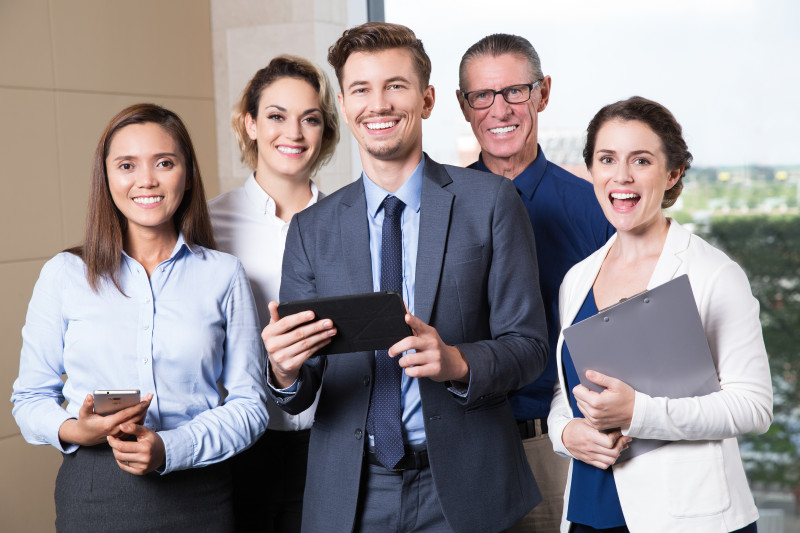
#> input picture images/person5.jpg, 800 x 533 px
$ python detectFace1.py
#> lines starting #> are read from the running program, lines starting #| are printed output that depends on the picture; after the words box and inside, x2 and y2 are one past the last pixel; in counts of white or black regions, pixels touching at a corner belong together
import cv2
casc_path = cv2.data.haarcascades + 'haarcascade_frontalface_default.xml'
face_cascade = cv2.CascadeClassifier(casc_path)

# change to different image (person1, 3, 5)
image = cv2.imread("images/person5.jpg")
#> image is the input picture: shape (533, 800, 3); mean B, G, R 145.5, 142.3, 149

# detectMultipleScale(image, scaleFactor, minNeighbors, minSize, flags)
faces = face_cascade.detectMultiScale(image, scaleFactor=1.1,
        minNeighbors=5, minSize=(30, 30), flags=cv2.CASCADE_SCALE_IMAGE)
#> faces = [[580, 123, 91, 91], [247, 84, 86, 86], [332, 50, 95, 95], [100, 128, 90, 90], [454, 57, 94, 94]]

# draw rectangle to left bottom to show the number of faces detected
# get the height and width of the pic
imgheight = image.shape[0]
#> imgheight = 533
imgwidth = image.shape[1]
#> imgwidth = 800
cv2.rectangle(image, (10, imgheight-20), (110, imgheight-5), (0,0,0), -1)
# put the text inside this rectangle
cv2.putText(image, "Find " + str(len(faces)) + " face!", (10, imgheight-5), cv2.FONT_HERSHEY_SIMPLEX, 0.5, (255,255,255), 2)
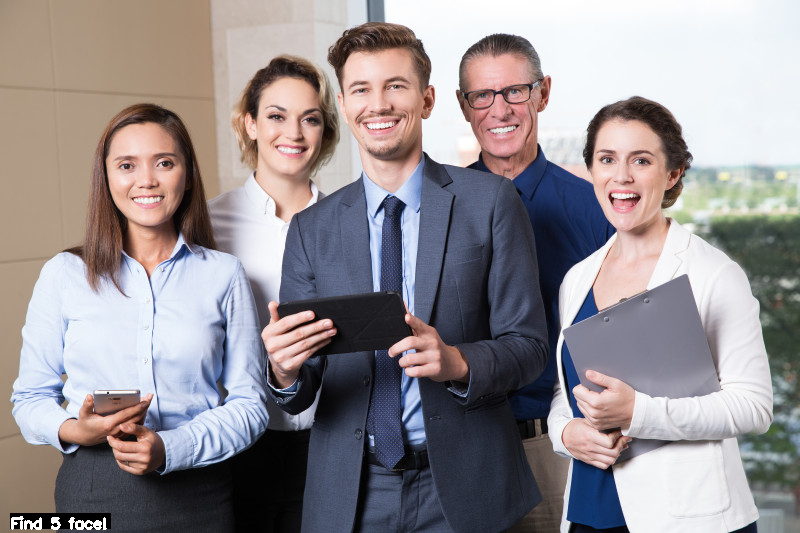
#> image: shape (533, 800, 3); mean B, G, R 145.5, 142.3, 149

# draw rectangle around the face
for (x,y,w,h) in faces: # get the x, y, width and height of the face
    cv2.rectangle(image, (x,y), (x+w, y+h), (128,255,0), 2)
#> this loop made 5 passes
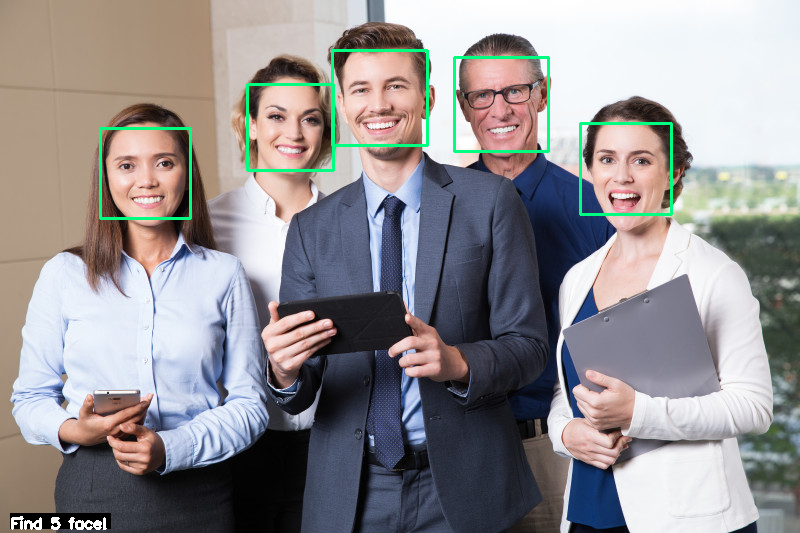
#> image: shape (533, 800, 3); 1.25% of pixels changed, all inside (x1, y1, x2, y2) = (99, 49, 673, 220)

# show the image
cv2.namedWindow("facedetect")
cv2.imshow("facedetect", image)
cv2.waitKey(0)
cv2.destroyAllWindows()

$ run again, with images/person1.jpg copied over images/person5.jpg
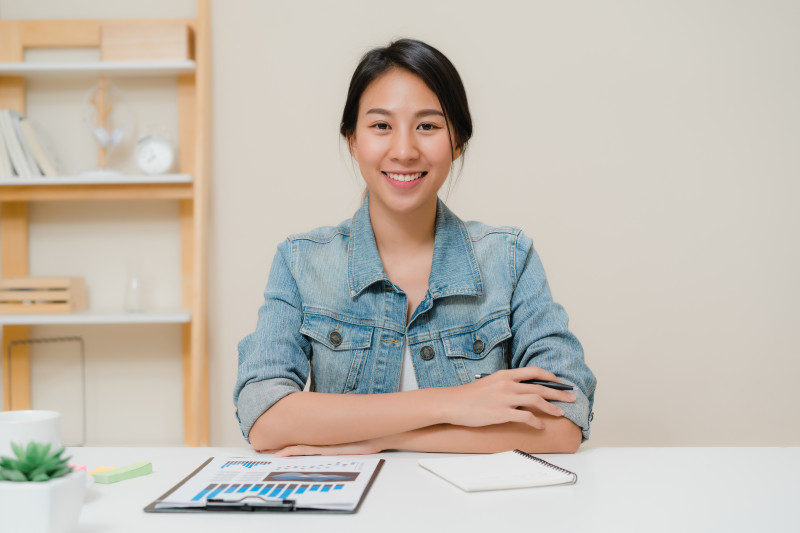
#> input picture images/person1.jpg, 800 x 533 px
#> image is the input picture: shape (533, 800, 3); mean B, G, R 178.9, 189, 196.3
#> faces = [[341, 76, 125, 125]]
#> `cv2.putText(image, "Find " + str(len(faces)) + " face!", (10, imgheigh..`:
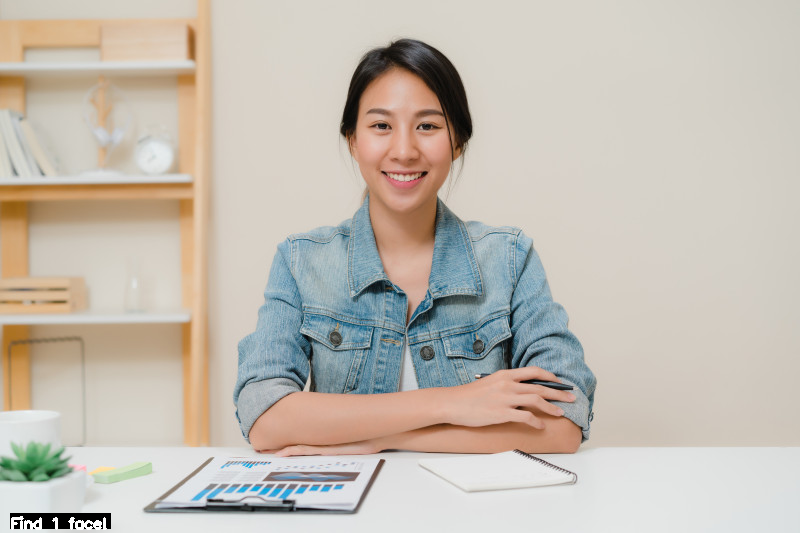
#> image: shape (533, 800, 3); mean B, G, R 178.4, 188.5, 195.8
#> the loop `for (x,y,w,h) in faces:` made 1 pass
#> after the loop `for (x,y,w,h) in faces:`:
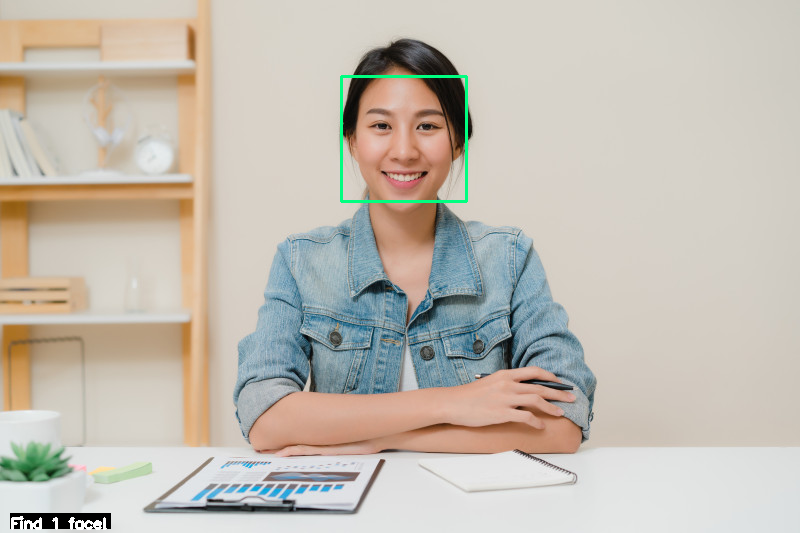
#> image: shape (533, 800, 3); 0.35% of pixels changed, all inside (x1, y1, x2, y2) = (340, 75, 468, 203)

$ run again, with images/person3.jpg copied over images/person5.jpg
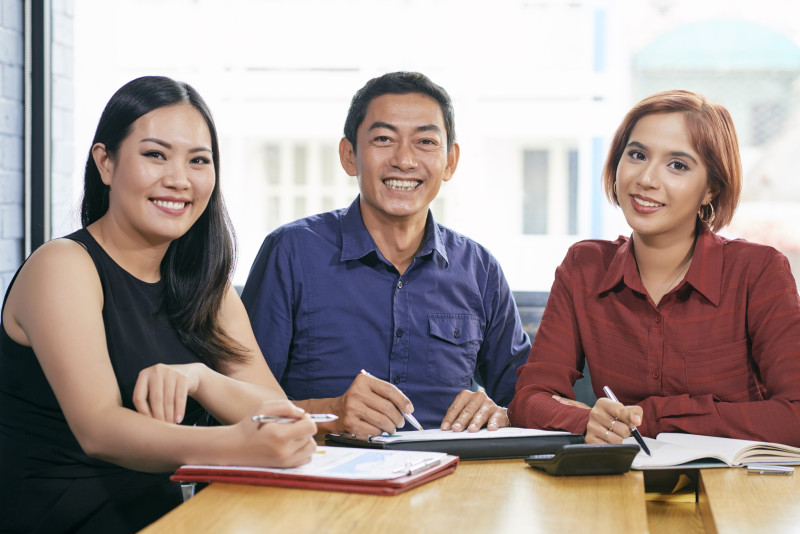
#> input picture images/person3.jpg, 800 x 534 px
#> image is the input picture: shape (534, 800, 3); mean B, G, R 145.1, 148.6, 163
#> faces = [[602, 119, 108, 108], [349, 95, 110, 110], [111, 109, 121, 121]]
#> `cv2.putText(image, "Find " + str(len(faces)) + " face!", (10, imgheigh..`:
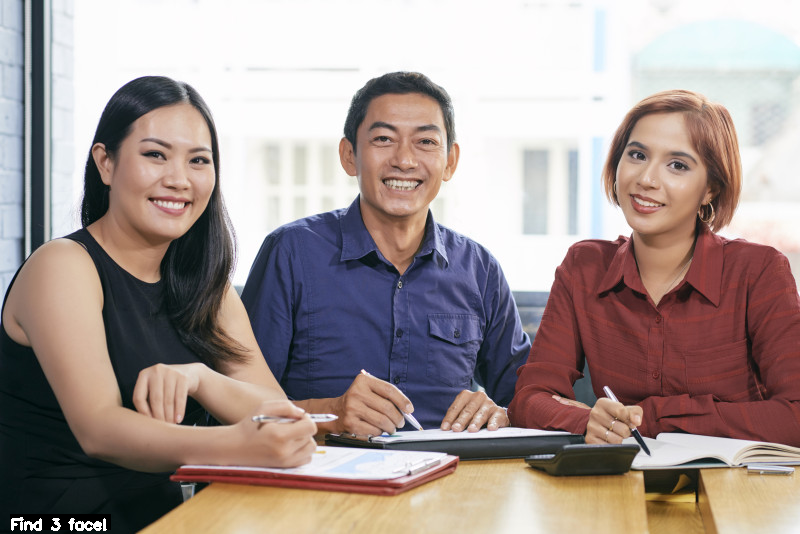
#> image: shape (534, 800, 3); mean B, G, R 145.3, 148.8, 163.3
#> the loop `for (x,y,w,h) in faces:` made 3 passes
#> after the loop `for (x,y,w,h) in faces:`:
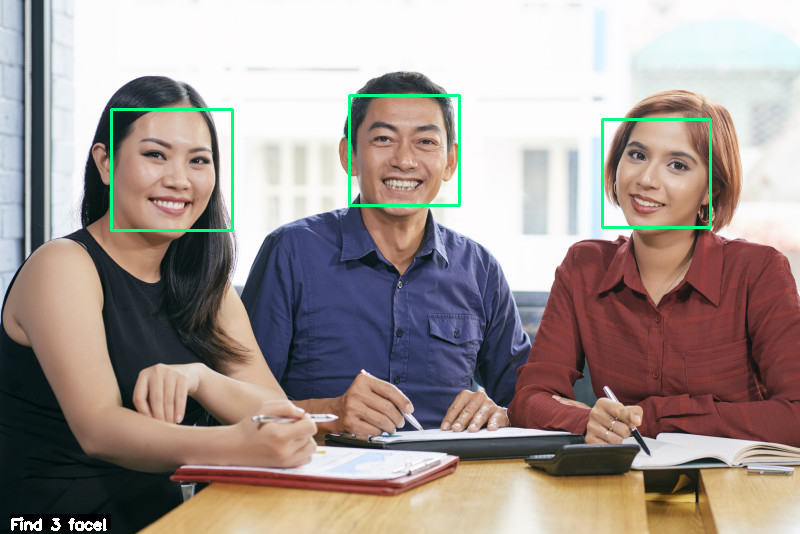
#> image: shape (534, 800, 3); 0.95% of pixels changed, all inside (x1, y1, x2, y2) = (110, 94, 712, 232)

$ run again, with images/face.jpg copied over images/person5.jpg
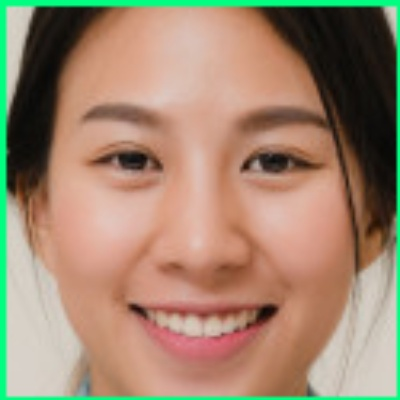
#> input picture images/face.jpg, 400 x 400 px
#> image is the input picture: shape (400, 400, 3); mean B, G, R 111.4, 134.8, 159.4
#> faces = [[33, 34, 334, 334]]
#> `cv2.putText(image, "Find " + str(len(faces)) + " face!", (10, imgheigh..`:
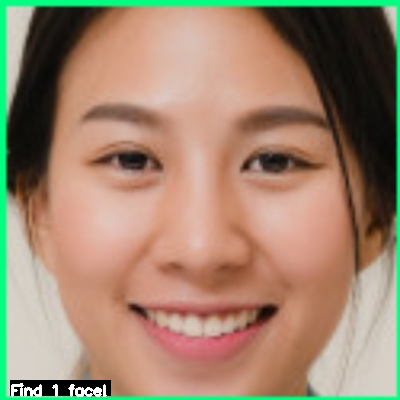
#> image: shape (400, 400, 3); mean B, G, R 110.6, 133.9, 158.3
#> the loop `for (x,y,w,h) in faces:` made 1 pass
#> after the loop `for (x,y,w,h) in faces:`:
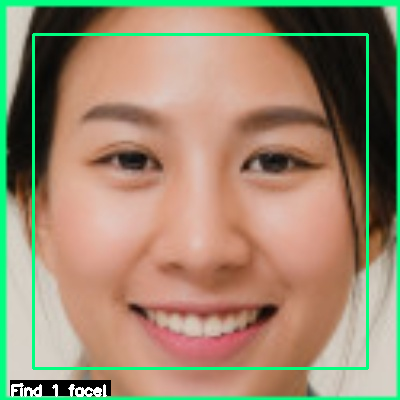
#> image: shape (400, 400, 3); 2.5% of pixels changed, all inside (x1, y1, x2, y2) = (32, 33, 369, 370)
